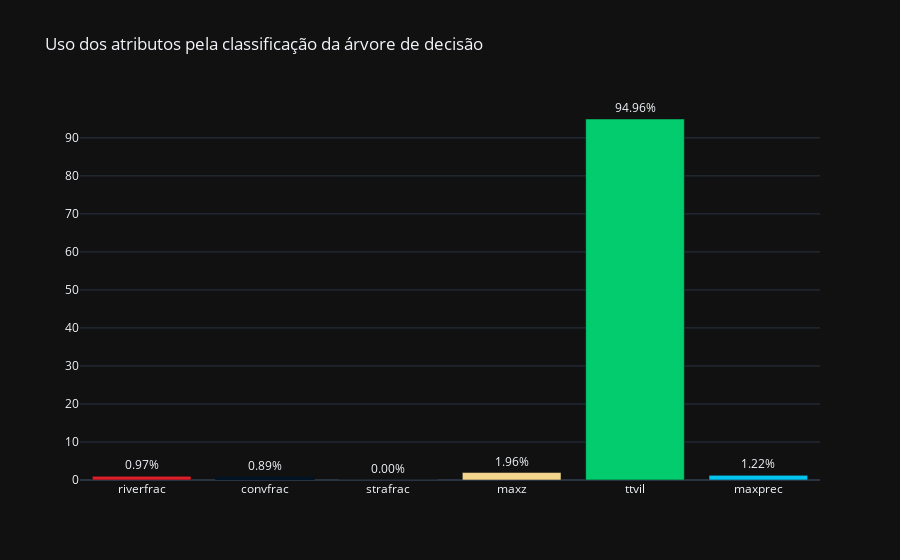

The cell this chart's notebook holds for it:
### Code cell
fi = dt.feature_importances_*100
attrs = {}
for key, value in zip(columns[2:], fi):
    attrs[key] = value

labels = list(attrs.keys())
values = list(attrs.values())
colors = ['#DC1F2A', '#001427', '#708D81', '#F4D58D', '#02CC6D', 
         '#02C4EF', '#FAFF05', '#CD05FF', '#FF8205']

fig = go.Figure()
fig.add_trace(
    go.Bar(x=labels, y=values, text=['%.2f%%'%(float(x)) for x in values], 
           marker_color=colors, textposition='outside')  
)

# fig.update_traces(hoverinfo='label+percent', textfont_size=20, hole=.5,
#                   marker=dict(colors=colors, line=dict(color='#282828', width=2)))
fig.update_layout(
    template='plotly_dark',
    title="Uso dos atributos pela classificação da árvore de decisão",
    autosize=True,
#     margin=dict(t=210)
#     font=dict(size=20)
)

#offline.plot(fig, image_filename='attributes-use-by-decision-tree-fam', image='png')
offline.iplot(fig)

### Figure 1 — Plotly figure (JSON) as saved in the notebook; plotly's stock layout.template omitted (floating-point values rounded to 4 significant figures)
{"data": [{"marker": {"color": ["#DC1F2A", "#001427", "#708D81", "#F4D58D", "#02CC6D", "#02C4EF", "#FAFF05", "#CD05FF", "#FF8205"]}, "text": ["0.97%", "0.89%", "0.00%", "1.96%", "94.96%", "1.22%"], "textposition": "outside", "type": "bar", "x": ["riverfrac", "convfrac", "strafrac", "maxz", "ttvil", "maxprec"], "y": [0.9719, 0.8866, 0, 1.963, 94.96, 1.22]}], "layout": {"autosize": true, "title": {"text": "Uso dos atributos pela classificação da árvore de decisão"}}}
